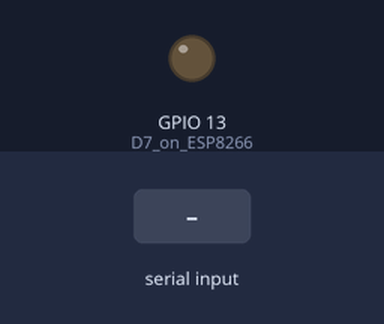
Bench run of a sketch on a simulated ESP32. Parts: output pins drawn as LEDs (lit = HIGH). The inputs (shaded band) are chosen by the test bench. What the sketch prints to the serial monitor is not drawn.

Above: at 1.8 s.
1.9 s: "ok\n" received over the second serial link
At 2.5 s:
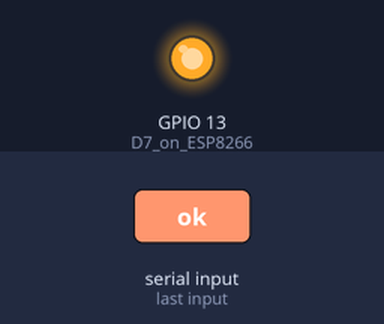
4.4 s: "radio_rx\n" received over the second serial link
5.9 s: "1\n" received over the second serial link
Timing chart, 0 to 8.9 s (numbered marks = the images above; inputs shaded):
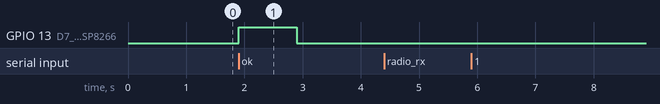

The sketch:

LoraESP32-RX.ino
```cpp
/*
 * Lora to Lora (P2P) using RN2484 and ESP8266
 * This sketch will listen for any lora messages sent with correct SP, frequency, and other settings (see code below).
 * An LED will blink every time a package is received. The received payload is printed on serial monitor.
 *
 * Code based on JP Meijers code from 30 September 2016
 * MN Petersen, Aug 2020
 *
 * CONNECTIONS:
 * RN2483 - ESP8266:
 * TX     - D5
 * RX     - D6
 * 3V3    - 3V3
 * GND    - GND
 *
 * D7 on ESP8266 is connected to anode (long leg) on LED. Insert resistor between cathode and GND on ESP8266.
 *
 */


#define RXD2 16
#define TXD2 17

String LastMessage;
String str;

void setup() {
  //output LED pin
  pinMode(13, OUTPUT);  // D7 on ESP8266
  led_off();

  // Open serial communications and wait for port to open:

  Serial.begin(115200);

  //Serial2.begin(9600);
  Serial2.begin(9600, SERIAL_8N1, RXD2, TXD2);
  Serial2.setTimeout(1000);
  lora_autobaud();

  led_on();
  delay(1000);
  led_off();

  Serial.println("Initing LoRa");

  //Serial2.listen();
  str = Serial2.readStringUntil('\n');
  Serial.println(str);
  Serial2.println("sys get ver");
  str = Serial2.readStringUntil('\n');
  Serial.println(str);

  Serial2.println("mac pause");
  str = Serial2.readStringUntil('\n');
  Serial.println(str);

//  Serial2.println("radio set bt 0.5");
//  wait_for_ok();

  Serial2.println("radio set mod lora");
  str = Serial2.readStringUntil('\n');
  Serial.println(str);

  Serial2.println("radio set freq 869100000");
  str = Serial2.readStringUntil('\n');
  Serial.println(str);

  Serial2.println("radio set pwr 14");
  str = Serial2.readStringUntil('\n');
  Serial.println(str);

  Serial2.println("radio set sf sf12");
  str = Serial2.readStringUntil('\n');
  Serial.println(str);

  Serial2.println("radio set afcbw 41.7");
  str = Serial2.readStringUntil('\n');
  Serial.println(str);

  Serial2.println("radio set rxbw 20.8");  // Receiver bandwidth can be adjusted here. Lower BW equals better link budget / SNR (less noise).
  str = Serial2.readStringUntil('\n');   // However, the system becomes more sensitive to frequency drift (due to temp) and PPM crystal inaccuracy.
  Serial.println(str);

//  Serial2.println("radio set bitrate 50000");
//  wait_for_ok();

//  Serial2.println("radio set fdev 25000");
//  wait_for_ok();

  Serial2.println("radio set prlen 8");
  str = Serial2.readStringUntil('\n');
  Serial.println(str);

  Serial2.println("radio set crc on");
  str = Serial2.readStringUntil('\n');
  Serial.println(str);

  Serial2.println("radio set iqi off");
  str = Serial2.readStringUntil('\n');
  Serial.println(str);

  Serial2.println("radio set cr 4/5"); // Maximum reliability is 4/8 ~ overhead ratio of 2.0
  str = Serial2.readStringUntil('\n');
  Serial.println(str);

  Serial2.println("radio set wdt 60000"); //disable for continuous reception
  str = Serial2.readStringUntil('\n');
  Serial.println(str);

  Serial2.println("radio set sync 12");
  str = Serial2.readStringUntil('\n');
  Serial.println(str);

  Serial2.println("radio set bw 125");
  str = Serial2.readStringUntil('\n');
  Serial.println(str);
}

void loop() {
  Serial.println("waiting for a message");
  Serial2.println("radio rx 0"); //wait for 60 seconds to receive
  str = Serial2.readStringUntil('\n');

  Serial.println(str);
  delay(20);
  if ( str.indexOf("ok") == 0 )
  {
    str = String("");
    while(str=="")
    {
      str = Serial2.readStringUntil('\n');
    }
    if ( str.indexOf("radio_rx") == 0 )  //checking if data was reeived (equals radio_rx = <data>). indexOf returns position of "radio_rx"
    {
      toggle_led();
      Serial.println(str); //printing received data
      String byteString = "0A1B2C3D";

      if (str.length()>9){
        LastMessage = str;
      }
    }
    else
    {
      Serial.println("Received nothing");
    }
  }
  else
  {
    Serial.println("radio not going into receive mode");
    Serial.print("Last message: ");
    Serial.println(LastMessage);
    delay(1000);
  }
}

void lora_autobaud()
{
  String response = "";
  while (response=="")
  {
    delay(1000);
    Serial2.write((byte)0x00);
    Serial2.write(0x55);
    Serial2.println();
    Serial2.println("sys get ver");
    response = Serial2.readStringUntil('\n');
  }
}

/*
 * This function blocks until the word "ok\n" is received on the UART,
 * or until a timeout of 3*5 seconds.
 */
int wait_for_ok()
{
  str = Serial2.readStringUntil('\n');
  if ( str.indexOf("ok") == 0 ) {
    return 1;
  }
  else return 0;
}

void toggle_led()
{
  digitalWrite(13, 1);
  delay(100);
  digitalWrite(13, 0);
}

void led_on()
{
  digitalWrite(13, 1);
}

void led_off()
{
  digitalWrite(13, 0);
}
```

Measured:
- after the input at 1.9 s, GPIO 13 (D7_on_ESP8266): LOW → HIGH at once, → LOW 1.0 s later
- after the input at 4.4 s, every drawn part: stays the same
- after the input at 5.9 s, every drawn part: stays the same
